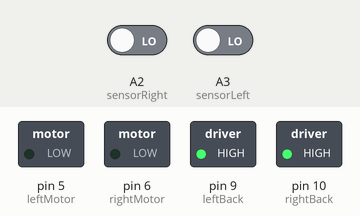
Simulated run of this sketch. Board: Arduino Uno, built with avr-gcc and run on an emulated ATmega328P. On the bench: switched loads named in the sketch (green lamp = pin HIGH). The inputs (shaded band) are chosen by the test bench; at power-on: A2 (sensorRight) LOW, A3 (sensorLeft) LOW.

Above: at 1.2 s.
1.3 s: A2 (sensorRight) driven HIGH
At 2.2 s:
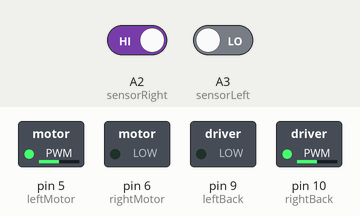
2.8 s: A3 (sensorLeft) driven HIGH
At 3.4 s:
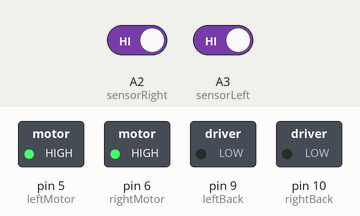
4.3 s: A2 (sensorRight) driven LOW
At 5.5 s:
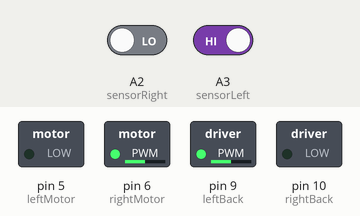
5.8 s: A3 (sensorLeft) driven LOW
At 6.8 s:
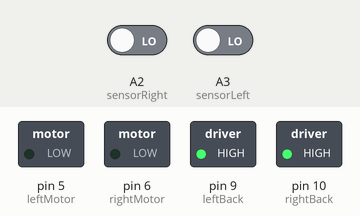
7.3 s: A2 (sensorRight) driven HIGH and A3 (sensorLeft) driven HIGH
At 8.0 s:
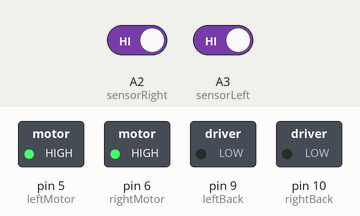
Timing chart, 0 to 9.8 s (numbered marks = the images above; inputs shaded):
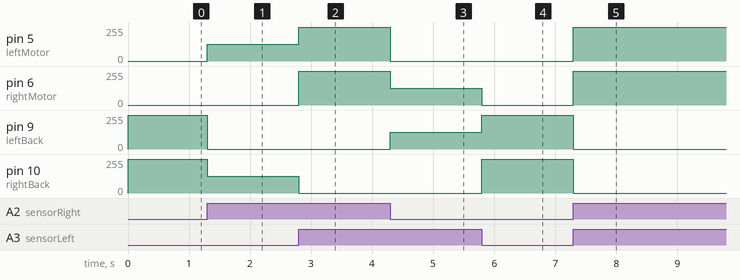

The sketch:

4.2Tracking.ino
```cpp
const int sensorRight = A2;
const int sensorLeft = A3;


int leftMotor = 5;
int rightMotor = 6;
int leftBack = 9;
int rightBack = 10;


void setup() {

  pinMode(leftMotor, OUTPUT);
  pinMode(rightMotor, OUTPUT);
  pinMode(leftBack, OUTPUT);
  pinMode(rightBack, OUTPUT);
  pinMode(sensorRight, INPUT); //Right Sensor
  pinMode(sensorLeft, INPUT); //Left Sensor

}

void turnLeft(){

  analogWrite(rightMotor, 127);
  analogWrite(rightBack, 0);
  analogWrite(leftMotor, 0);
  analogWrite(leftBack, 127);
}

void turnRight(){

  analogWrite(rightMotor, 0);
  analogWrite(rightBack, 127);
  analogWrite(leftMotor, 127);
  analogWrite(leftBack, 0);
}

void moveForward(){

  analogWrite(rightMotor, 255);
  analogWrite(rightBack, 0);
  analogWrite(leftMotor, 255);
  analogWrite(leftBack, 0);
}

void moveBackward(){

  analogWrite(rightMotor, 0);
  analogWrite(rightBack, 255);
  analogWrite(leftMotor, 0);
  analogWrite(leftBack, 255);
}

void idle(){

  analogWrite(rightBack, 0);
  analogWrite(leftBack, 0);
  analogWrite(rightMotor, 0);
  analogWrite(leftMotor, 0);
}

void loop() {

 int leftInput = digitalRead(sensorLeft);
 int rightInput = digitalRead(sensorRight);

 if(leftInput == HIGH && rightInput == HIGH)
    moveForward();
 else if(leftInput == LOW && rightInput == LOW)
    moveBackward();
 else if(leftInput == LOW && rightInput == HIGH)
    turnRight();
 else if(leftInput == HIGH && rightInput == LOW)
    turnLeft();
 else
    idle();

}
```

Measured:
- after the input at 1.3 s, pin 5 (leftMotor): 0/255 → 127/255 at once; pin 9 (leftBack): 255/255 → 0/255 at once; pin 10 (rightBack): 255/255 → 127/255 at once
- after the input at 2.8 s, pin 5 (leftMotor): 127/255 → 255/255 at once; pin 6 (rightMotor): 0/255 → 255/255 at once; pin 10 (rightBack): 127/255 → 0/255 at once
- after the input at 4.3 s, pin 5 (leftMotor): 255/255 → 0/255 at once; pin 6 (rightMotor): 255/255 → 127/255 at once; pin 9 (leftBack): 0/255 → 127/255 at once
- after the input at 5.8 s, pin 6 (rightMotor): 127/255 → 0/255 at once; pin 9 (leftBack): 127/255 → 255/255 at once; pin 10 (rightBack): 0/255 → 255/255 at once
- after the input at 7.3 s, pin 5 (leftMotor), pin 6 (rightMotor): 0/255 → 255/255 at once; pin 9 (leftBack), pin 10 (rightBack): 255/255 → 0/255 at once
